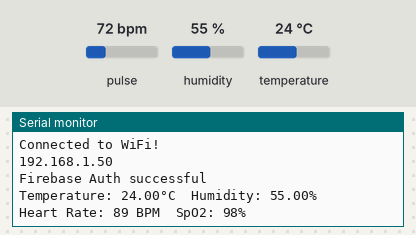
The sketch below on a simulated ESP8266 (NodeMCU). On the bench: the last lines printed to the serial monitor. The test bench sets the inputs (shaded band); at power-on: humidity 55 %, temperature 24 °C, pulse 72 bpm. WiFi joins after 1.5 s; servers stay silent unless stated.

Above: at 2.7 s.
2.8 s: humidity set to 22 %
At 4.4 s:
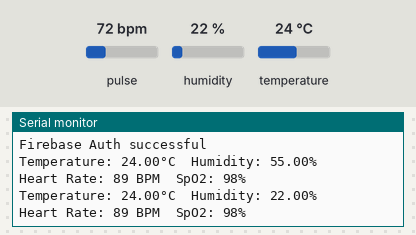
4.5 s: temperature set to 12 °C
6.2 s: humidity set to 40 %
At 7.8 s:
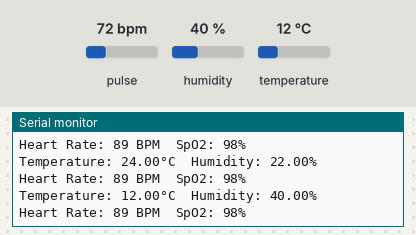
Timing chart, 0 to 9.3 s (numbered marks = the images above; inputs shaded):
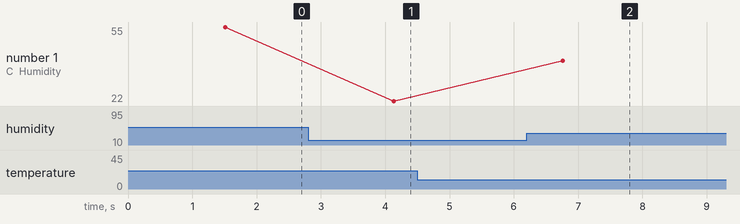

The sketch:

project_code.ino
```cpp
#include <Wire.h>
#include "DHTesp.h"
#include "MAX30105.h"
#include <ESP8266WiFi.h>
#include <Firebase_ESP_Client.h>
#include "addons/TokenHelper.h"
#include "addons/RTDBHelper.h"

// WiFi Credentials
#define WIFI_SSID "Redmi"
#define WIFI_PASSWORD "ashok015"

// Firebase Credentials
#define API_KEY "AIzaSyBzFjb-4JMBOVBHN3slya0P4hPjjuSpcaw"
#define DATABASE_URL "https://iot-based-health-monitor-a172b-default-rtdb.firebaseio.com/"

// Firebase Objects
FirebaseData fbdo;
FirebaseAuth auth;
FirebaseConfig config;
bool signupOK = false;

// Sensor Objects
DHTesp dht;
MAX30105 particleSensor;

#define DHT_PIN D3  // Define pin for DHT11

// Function to map raw values to medical-grade heart rate (BPM)
int mapHeartRate(long rawValue) {
    return map(rawValue, 50000, 120000, 60, 100); // Adjust based on sensor calibration
}

// Function to map raw values to medical-grade SpO2 (%)
int mapSpO2(long rawValue) {
    return map(rawValue, 50000, 120000, 95, 100); // Adjust based on sensor calibration
}

void setup() {
    Serial.begin(115200);
    Wire.begin(); // Initialize I2C

    // Initialize DHT11
    dht.setup(DHT_PIN, DHTesp::DHT11);

    // Initialize MAX30102
    if (!particleSensor.begin(Wire, I2C_SPEED_STANDARD)) {
        Serial.println("MAX30102 not found. Check connections!");
        while (1);
    }

    particleSensor.setup();  // Configure sensor with default settings
    particleSensor.setPulseAmplitudeRed(0x0A); // Turn on LED at low level
    particleSensor.setPulseAmplitudeIR(0x0A);

    // WiFi Connection
    WiFi.begin(WIFI_SSID, WIFI_PASSWORD);
    Serial.print("Connecting to WiFi");
    while (WiFi.status() != WL_CONNECTED) {
        Serial.print(".");
        delay(500);
    }
    Serial.println("\nConnected to WiFi!");
    Serial.println(WiFi.localIP());

    // Firebase Configuration
    config.api_key = API_KEY;
    config.database_url = DATABASE_URL;

    if (Firebase.signUp(&config, &auth, "", "")) {
        Serial.println("Firebase Auth successful");
        signupOK = true;
    } else {
        Serial.printf("Firebase Auth failed: %s\n", config.signer.signupError.message.c_str());
    }

    config.token_status_callback = tokenStatusCallback;
    Firebase.begin(&config, &auth);
    Firebase.reconnectWiFi(true);
}

void loop() {
    // Read DHT11 values
    float temperature = dht.getTemperature();
    float humidity = dht.getHumidity();

    Serial.print("Temperature: ");
    Serial.print(temperature);
    Serial.print("°C  Humidity: ");
    Serial.print(humidity);
    Serial.println("%");

    // Read MAX30102 values
    long rawHeartRate = particleSensor.getIR();
    long rawSpO2 = particleSensor.getRed();

    // Map values to medical-grade standards
    int heartRate = mapHeartRate(rawHeartRate);
    int spo2 = mapSpO2(rawSpO2);

    Serial.print("Heart Rate: ");
    Serial.print(heartRate);
    Serial.print(" BPM  SpO2: ");
    Serial.print(spo2);
    Serial.println("%");

    if (Firebase.ready() && signupOK) {
        // Send sensor data to Firebase
        Firebase.RTDB.setFloat(&fbdo, "/temperature", temperature);
        Firebase.RTDB.setFloat(&fbdo, "/humidity", humidity);
        Firebase.RTDB.setInt(&fbdo, "/HeartRate", heartRate);
        Firebase.RTDB.setInt(&fbdo, "/SpO2", spo2);
    }

    delay(2000); // Wait for 2 seconds before the next reading
}
```

Measured:
- after the input at 2.8 s, the serial monitor: prints a new line after 1.3 s (image 1)
- after the input at 6.2 s, the serial monitor: prints a new line after 0.56 s (image 2)
- plotted number 1: 55 → 22 after the input at 2.8 s, 22 → 40 after the input at 6.2 s
